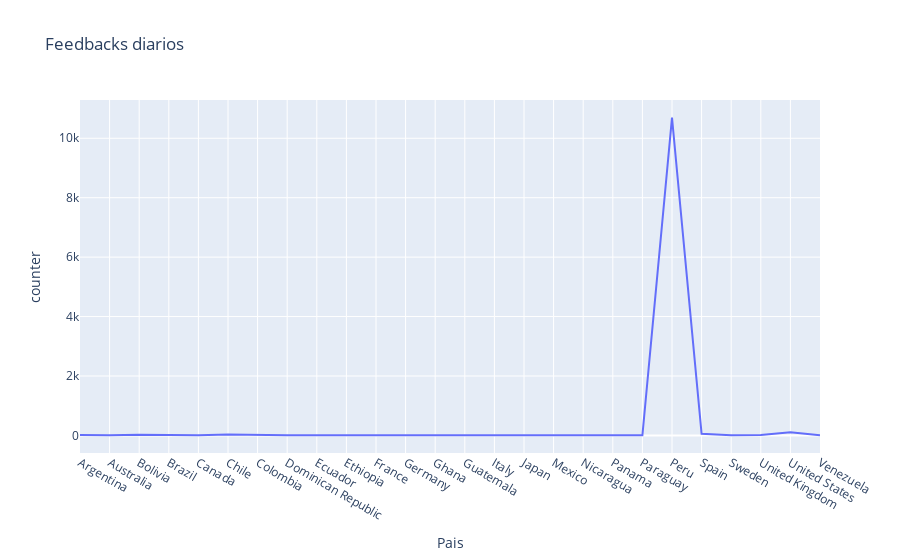

The code cell stored with this chart in its notebook:
### Code cell
print(df_pais.counter.mean())
px.line(df_pais, x="Pais", y="counter", title="Feedbacks diarios")

### Figure 1 — Plotly figure (JSON) as saved in the notebook; plotly's stock layout.template omitted (floating-point values rounded to 4 significant figures)
{"data": [{"hovertemplate": "Pais=%{x}<br>counter=%{y}<extra></extra>", "legendgroup": "", "line": {"color": "#636efa", "dash": "solid"}, "marker": {"symbol": "circle"}, "mode": "lines", "name": "", "orientation": "v", "showlegend": false, "type": "scatter", "x": ["Argentina", "Australia", "Bolivia", "Brazil", "Canada", "Chile", "Colombia", "Dominican Republic", "Ecuador", "Ethiopia", "France", "Germany", "Ghana", "Guatemala", "Italy", "Japan", "Mexico", "Nicaragua", "Panama", "Paraguay", "Peru", "Spain", "Sweden", "United Kingdom", "United States", "Venezuela"], "xaxis": "x", "y": [12, 2, 22, 10, 8, 34, 12, 2, 2, 4, 6, 10, 2, 2, 12, 12, 8, 2, 8, 2, 10694, 54, 4, 10, 110, 6], "yaxis": "y"}], "layout": {"legend": {"tracegroupgap": 0}, "title": {"text": "Feedbacks diarios"}, "xaxis": {"anchor": "y", "domain": [0, 1], "title": {"text": "Pais"}}, "yaxis": {"anchor": "x", "domain": [0, 1], "title": {"text": "counter"}}}}
